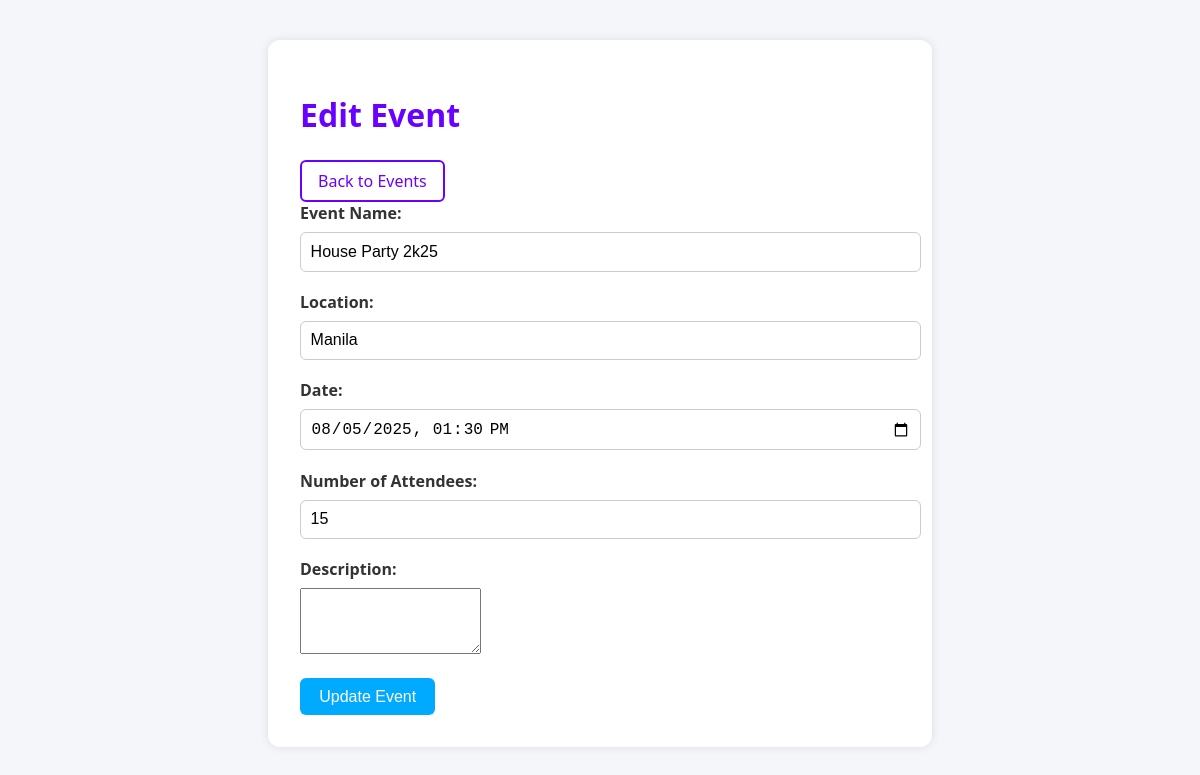
The page /event-organizer/edit.php?id=1 on the database its author committed.
### tables this page shows
CREATE TABLE `events` (
  `id` int(11) NOT NULL,
  `name` varchar(255) NOT NULL,
  `location` varchar(255) NOT NULL,
  `date` datetime NOT NULL,
  `attendees` int(11) NOT NULL,
  `status` enum('PENDING','APPROVED','DENIED') DEFAULT 'PENDING',
  `created_at` timestamp NOT NULL DEFAULT current_timestamp()
);

### event-organizer/edit.php (the view, shortened to what this page needs)
<?php
require_once('../api/shared.php');
$id = $_GET['id'] ?? '';
$stmt = $conn->prepare("SELECT * FROM events WHERE id = ?");
$stmt->bind_param("i", $id);
$stmt->execute();
$result = $stmt->get_result();
$event = $result->fetch_assoc();
?>
<!DOCTYPE html>
<html lang="en">
<head>
</head>
<body>
    <div class="container">
        <h1>Edit Event</h1>
        <a href="index.php" class="btn">Back to Events</a>
        <form method="POST">
            <div class="form-group">
                <label for="name">Event Name:</label>
                <input type="text" id="name" name="name" value="<?= htmlspecialchars($event['name']) ?>" required>
            </div>
            <div class="form-group">
                <label for="location">Location:</label>
                <input type="text" id="location" name="location" value="<?= htmlspecialchars($event['location']) ?>" required>
            </div>
            <div class="form-group">
                <label for="date">Date:</label>
                <input type="datetime-local" id="date" name="date" value="<?= htmlspecialchars(str_replace(' ', 'T', substr($event['date'], 0, 16))) ?>" required>
            </div>
            <div class="form-group">
                <label for="attendees">Number of Attendees:</label>
                <input type="number" id="attendees" name="attendees" value="<?= htmlspecialchars($event['attendees']) ?>" required>
            </div>
            <div class="form-group">
                <label for="description">Description:</label>
                <textarea id="description" name="description" rows="4" class="form-control"><?= htmlspecialchars($event['description'] ?? '') ?></textarea>
            </div>
            <button type="submit" class="btn">Update Event</button>
        </form>
    </div>
</body>
</html>

### event-organizer/edit.php (style rules this page uses)
body { font-family: 'Segoe UI', Tahoma, Geneva, Verdana, sans-serif; background-color: #f4f6f9; color: #333; padding: 2rem; }
.container { max-width: 600px; margin: 0 auto; background: #fff; border-radius: 12px; box-shadow: 0 0 10px rgba(0, 0, 0, 0.1); padding: 2rem; }
h1 { color: #6a00ff; margin-bottom: 1.5rem; }
a.btn { display: inline-block; padding: 0.5rem 1rem; background: transparent; border: 2px solid #6a00ff; color: #6a00ff; text-decoration: none; border-radius: 6px; transition: all 0.3s ease; }
.form-group { margin-bottom: 1.2rem; }
label { display: block; font-weight: bold; margin-bottom: 0.5rem; }
input[type="text"], input[type="datetime-local"], input[type="number"] { width: 100%; padding: 0.6rem; border: 1px solid #ccc; border-radius: 6px; font-size: 1rem; }
button.btn { background: #00aaff; border: none; padding: 0.6rem 1.2rem; border-radius: 6px; color: white; font-size: 1rem; cursor: pointer; transition: background 0.3s ease; }

### rows shown on the page
events: name "House Party 2k25", location "Manila", date "08/05/2025 13:30", attendees "15"
